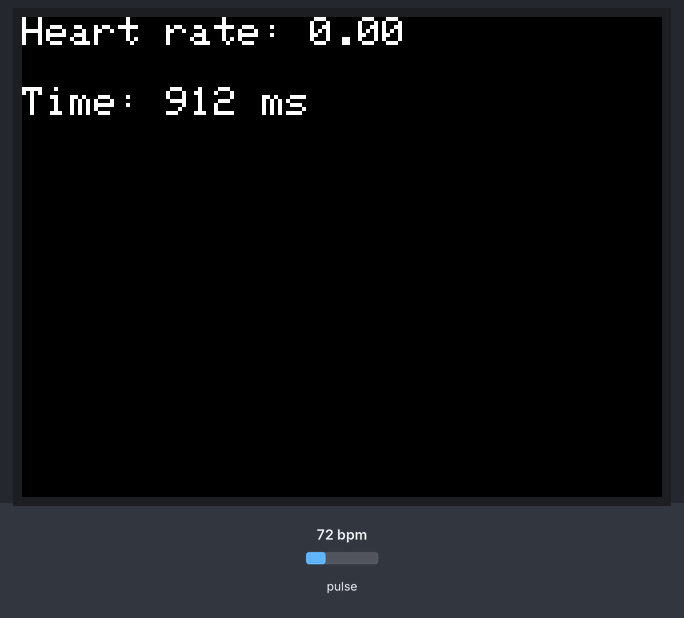
Bench run of a sketch on a simulated ESP32. Parts: 320×240 colour display. Inputs (shaded band) come from the test bench; at power-on: pulse 72 bpm.

Above: at 1.5 s.
1.6 s: pulse set to 130 bpm
At 4.5 s:
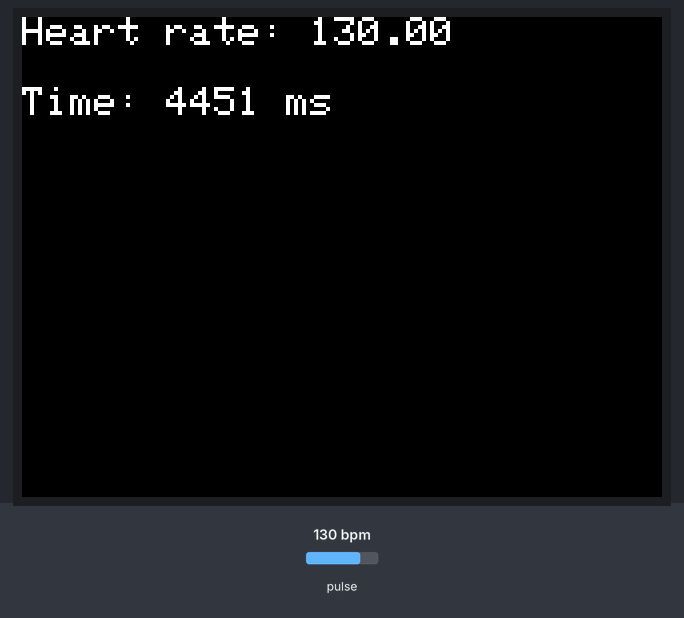
4.6 s: pulse set to 42 bpm
At 7.5 s:
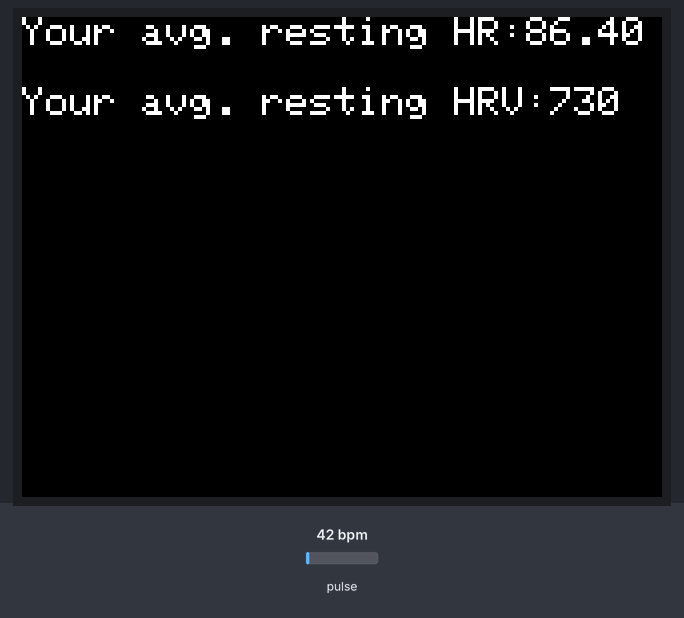
7.6 s: pulse set to 100 bpm
At 8.3 s:
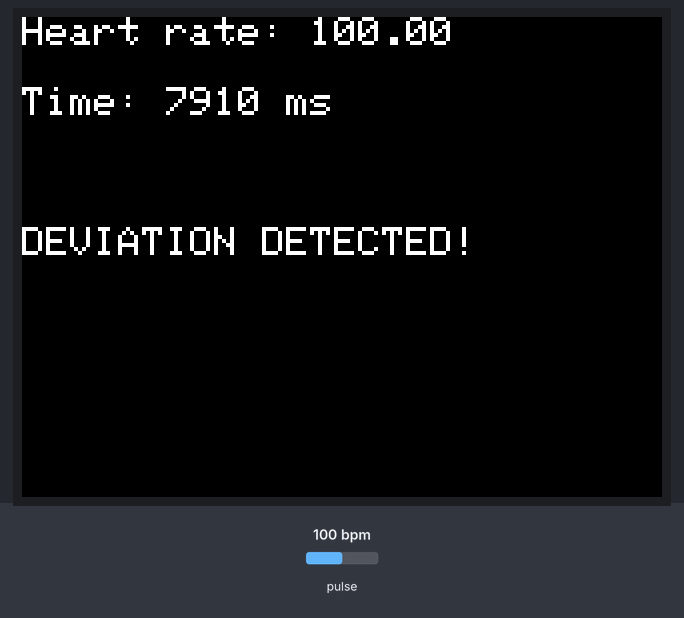
Timing chart, 0 to 10.6 s (numbered marks = the images above; inputs shaded):
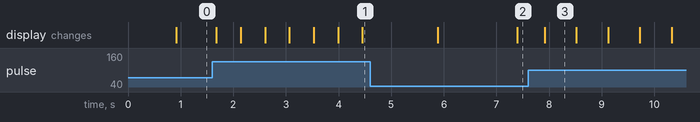

The sketch:

StressDetector.ino
```cpp
#include <Wire.h>
#include "MAX30100_PulseOximeter.h"
#include <M5Core2.h>
#define Calibration 10

double avgHR = 0;
unsigned long avgHRV = 0;
unsigned long timeSum = 0;
double HRSum = 0;
unsigned long i = 0;

unsigned long interval2 = 1800000;
unsigned long Time1 = 0;
unsigned long Time2;
unsigned long StartTime = 0;

// Create a PulseOximeter object
PulseOximeter pox;

// Callback routine is executed when a pulse is detected
void onBeatDetected() {
    pox.update();
    M5.Lcd.fillScreen(BLACK);
    M5.Lcd.setCursor(0, 0);
    M5.Lcd.setTextColor(WHITE);
    M5.Lcd.setTextSize(2);
    M5.Lcd.print("Heart rate: ");
    M5.Lcd.print(pox.getHeartRate());
    M5.Lcd.setCursor(0, 35);
    Time2 = millis();
    M5.Lcd.print("Time: ");
    M5.Lcd.print(Time2);
    M5.Lcd.print(" ms");
    M5.Lcd.setCursor(0, 70);
    unsigned long TimeDif;
    TimeDif = Time2 - Time1;
    Time1 = Time2;
    timeSum = timeSum + TimeDif;
    HRSum = HRSum + pox.getHeartRate();
    i = i + 1;
    if (i == Calibration)
 {
 avgHR = HRSum/(double)i;
 avgHRV = timeSum/i;
  M5.Lcd.clear(BLACK);
  M5.Lcd.setCursor(0, 0);
  M5.Lcd.print("Your avg. resting HR:");
  M5.Lcd.print(avgHR);
  M5.Lcd.setCursor(0, 35);
  M5.Lcd.print("Your avg. resting HRV:");
  M5.Lcd.print(avgHRV);

  }

}

void setup() {
    M5.Lcd.fillScreen(BLACK);

    M5.Lcd.setCursor(0, 0);

    M5.Lcd.setTextColor(WHITE);

    M5.Lcd.setTextSize(2);
    M5.begin(115200);

    M5.Lcd.print("Initializing pulse oximeter..");

    // Initialize sensor
    if (!pox.begin()) {
        M5.Lcd.print("FAILED");
        for(;;);
    } else {
        M5.Lcd.print("SUCCESS");
    }

  // Configure LED
  pox.setIRLedCurrent(MAX30100_LED_CURR_7_6MA);

    // Register a callback routine
    pox.setOnBeatDetectedCallback(onBeatDetected);
}


void loop() {
 pox.update();
 unsigned long time_since_last_reset = millis();
 while ((millis() - time_since_last_reset) < interval2 && i > Calibration)
 {
   pox.update();
   if (pox.getHeartRate() > avgHR || (Time2 - Time1) < avgHRV)
 {
   M5.Lcd.setCursor(0, 105);
   M5.Lcd.print("DEVIATION DETECTED!");
   return;
 }
 }

 while ((millis() - time_since_last_reset) >= interval2)
 {
 M5.Lcd.fillScreen(BLACK);
 M5.Lcd.setCursor(0, 0);
 //M5.Lcd.setTextColor(WHITE);
 //M5.Lcd.setTextSize(2);
 M5.Lcd.print("Session ended.");
 delay (5000);
 exit(0);
 }
}
```

Measured:
- what the display in image 3 shows lasts 0.6 s, from 7.9 s to 8.5 s
